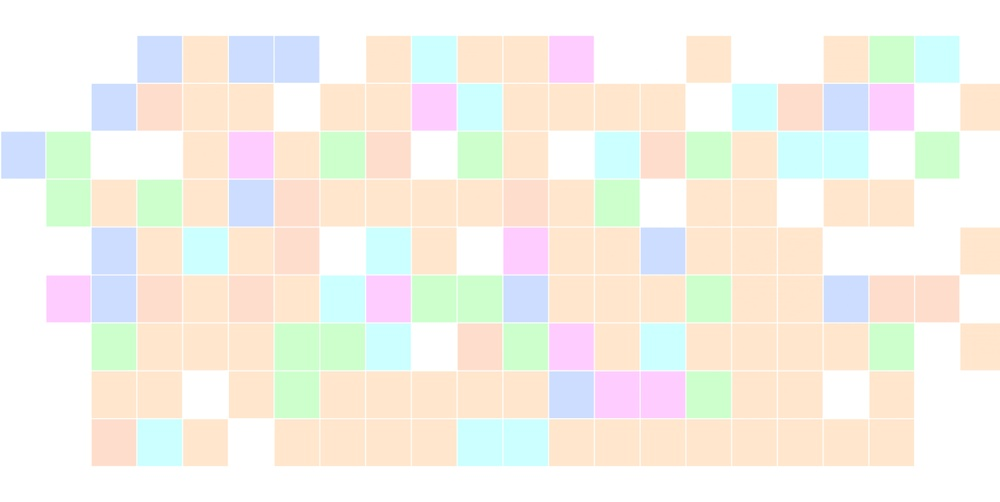
#> input picture sample_image.jpg, 1000 x 502 px, shrunk from 1910 x 959 before the run
$ jupyter execute thresholding.ipynb
#> lines starting #> are read from the running program, lines starting #| are printed output that depends on the picture; after the words box and inside, x2 and y2 are one past the last pixel; in counts of white or black regions, pixels touching at a corner belong together
# Thresholding

[cell 1]
import numpy as np
import cv2

[cell 2]
image = cv2.imread('sample_image.jpg')
#> image is the input picture: shape (502, 1000, 3); mean B, G, R 231.6, 240.9, 244.8
cv2.imshow("Original", image)
cv2.waitKey(0)
cv2.destroyAllWindows()

[cell 3]
gray_image = cv2.cvtColor(image, cv2.COLOR_BGR2GRAY)
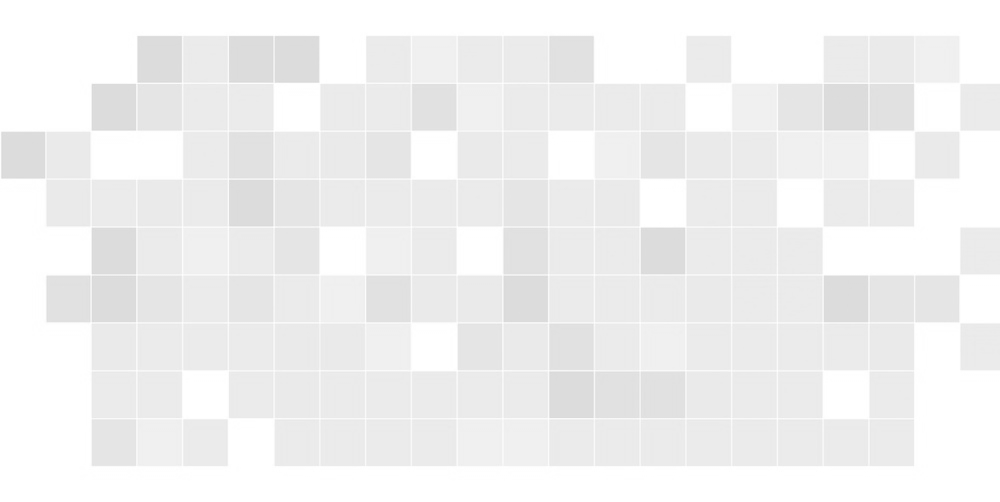
#> gray_image: shape (502, 1000); min 215, max 255, mean 241.1
cv2.imshow("Grayscaled Image", gray_image)
cv2.waitKey(0)
cv2.destroyAllWindows()

[cell 4]
# Blurring the image helps us in removing the high frequency edges.
# This improves the performance of our thresholding.
blurred_image = cv2.GaussianBlur(gray_image, (5, 5), 0)
cv2.imshow("Blurred Image", blurred_image)
cv2.waitKey(0)
cv2.destroyAllWindows()

## Simple & Simple Inverse Thresholding

[cell 5]
# Simple Thresholding:
(T1, thresholded_image) = cv2.threshold(blurred_image, 140, 255, cv2.THRESH_BINARY)
#> thresholded_image: shape (502, 1000); every value is 255
print("Threshold Image:", T1)
cv2.imshow("Thresholded Image", thresholded_image)

# Simple Inverse Thresholding:
(T2, inverse_thresholded_image) = cv2.threshold(blurred_image, 140, 255, cv2.THRESH_BINARY_INV)
#> inverse_thresholded_image: shape (502, 1000); every value is 0
print("Inverse Thresholded Image:", T2)
cv2.imshow("Inverse Thresholded Image", inverse_thresholded_image)

cv2.waitKey(0)
cv2.destroyAllWindows()

# Adaptive Thresholding

[cell 6]
# Adaptive Thresholding with Adaptive Thresholding Mean Method:
adaptive_thresholded1 = cv2.adaptiveThreshold(blurred_image, 255, cv2.ADAPTIVE_THRESH_MEAN_C, cv2.THRESH_BINARY, 15, 3)
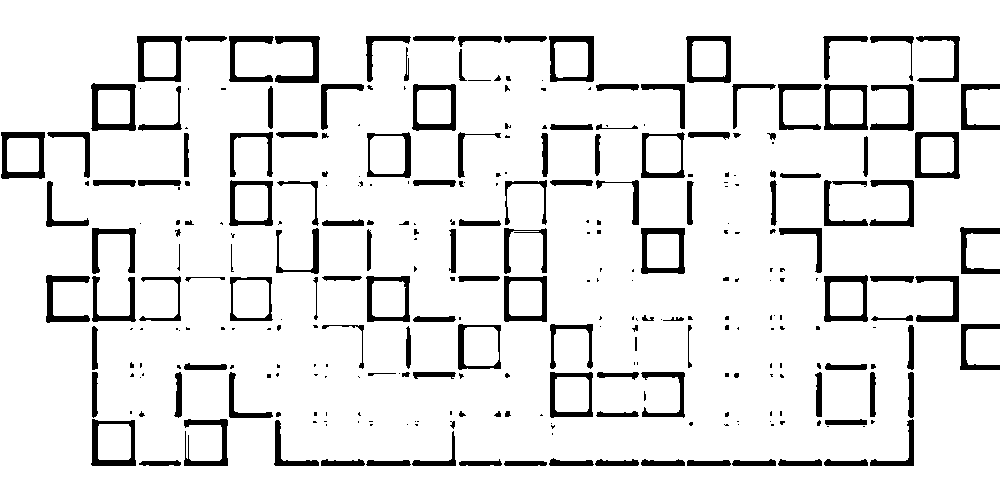
#> adaptive_thresholded1: shape (502, 1000); 90.4% white; 304 black regions (149 under 20 px), largest, box (x1, y1, x2, y2) and area: (91, 83, 136, 131) 922, (1, 132, 45, 179) 880, (915, 132, 960, 179) 858
cv2.imshow("Thresholded Image 1", adaptive_thresholded1)

# Adaptive Thresholding with Adaptive Thresholding Gaussian Method:
adaptive_thresholded2 = cv2.adaptiveThreshold(blurred_image, 255, cv2.ADAPTIVE_THRESH_GAUSSIAN_C, cv2.THRESH_BINARY, 15, 3)
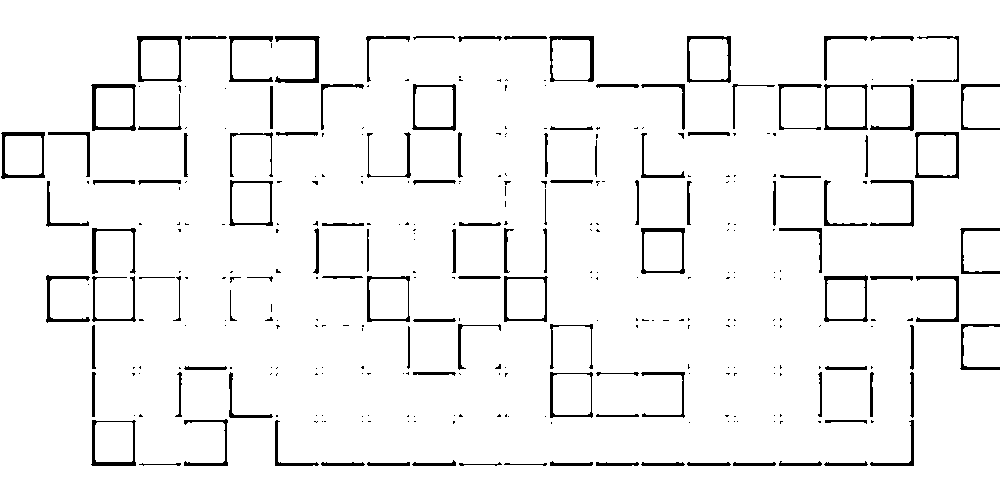
#> adaptive_thresholded2: shape (502, 1000); 95.1% white; 334 black regions (219 under 20 px), largest, box (x1, y1, x2, y2) and area: (91, 84, 136, 131) 556, (275, 36, 320, 83) 515, (1, 132, 45, 179) 513
cv2.imshow("Thresholded Image 2", adaptive_thresholded2)

# Adaptive Inverse Thresholding with Adaptive Thresholding Mean Method:
adaptive_thresholded3 = cv2.adaptiveThreshold(blurred_image, 255, cv2.ADAPTIVE_THRESH_MEAN_C, cv2.THRESH_BINARY_INV, 15, 3)
cv2.imshow("Thresholded Image 3", adaptive_thresholded3)

# Adaptive Inverse Thresholding with Adaptive Thresholding Gaussian Method:
adaptive_thresholded4 = cv2.adaptiveThreshold(blurred_image, 255, cv2.ADAPTIVE_THRESH_GAUSSIAN_C, cv2.THRESH_BINARY_INV, 15, 3)
cv2.imshow("Thresholded Image 4", adaptive_thresholded4)

cv2.waitKey(0)
cv2.destroyAllWindows()
